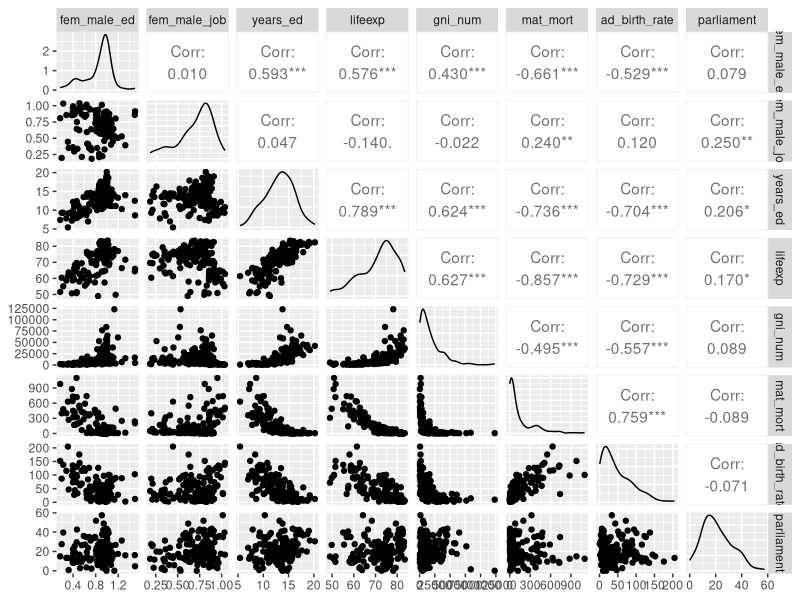
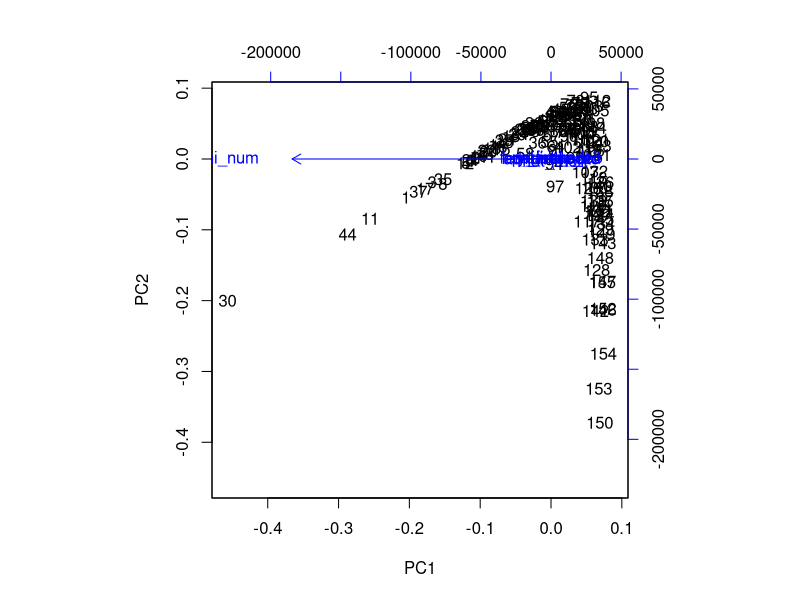
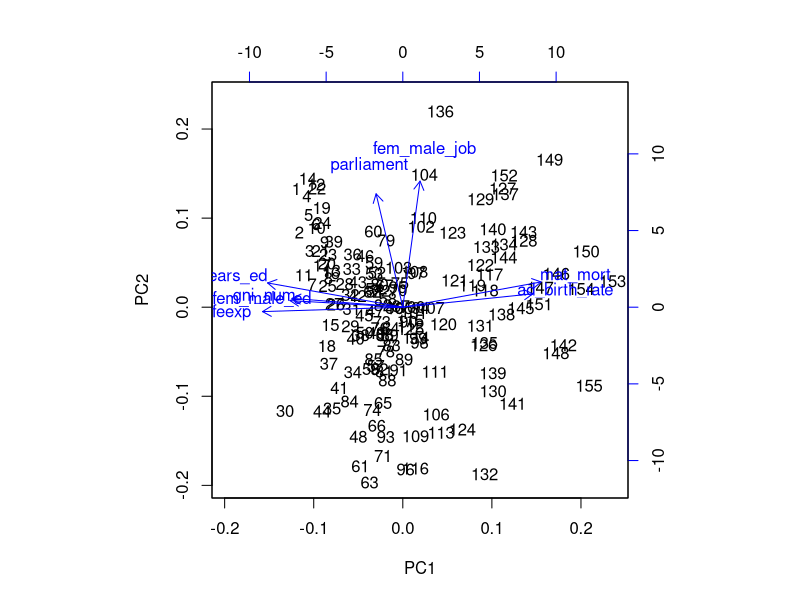
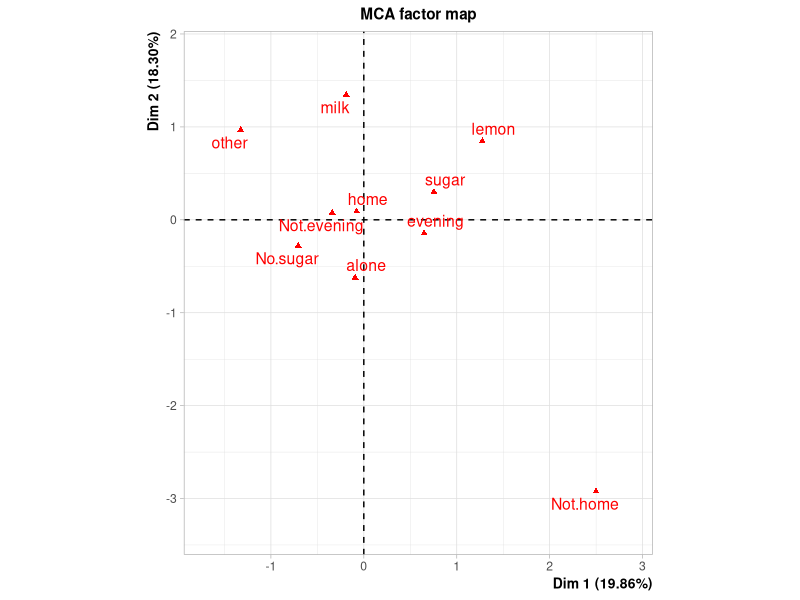
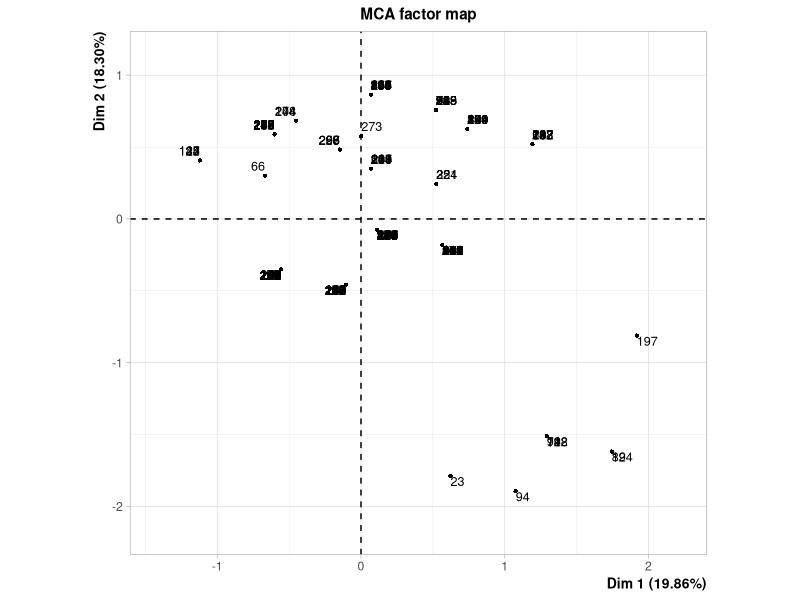
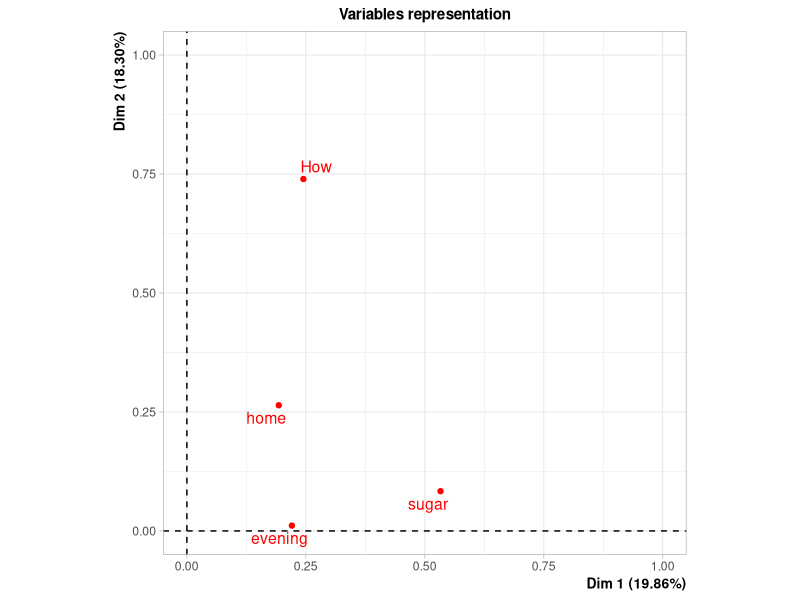
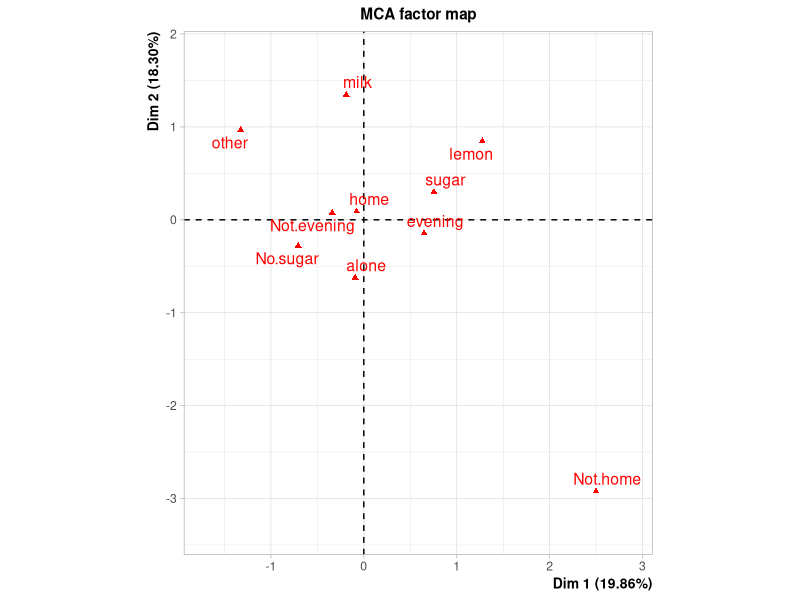

Write R code to recreate these figures, in order.
## ---- chunk 1
humanDev <- read.csv("data/human.csv")
head(humanDev, 2)
library(GGally)
humanDev_numeric <- humanDev[,-1]
head(humanDev_numeric,2)
ggpairs(humanDev_numeric)

## ---- chunk 2
pca_human <- prcomp(humanDev_numeric)

summary(pca_human) #Almost all variation can be explained by the first PC

biplot(pca_human, choices = 1:2, col=c("black","blue"))

## ---- chunk 3
#Standardize dataset
humanDev_numeric_stand <- scale(humanDev_numeric)
summary(humanDev_numeric_stand)

pca_human_stand <- prcomp(humanDev_numeric_stand)

summary(pca_human_stand) #The variation is explained much more evenly across the components than with the unstandardized dataset

biplot(pca_human_stand, choices = 1:2, col=c("black","blue"))


## ---- chunk 4
library(FactoMineR)
library(dplyr)
library(tidyr)
data(tea)

str(tea)
dim(tea)

chosen_tea <- tea[,c(3,7,14,15)]
str(chosen_tea)

mca_model <- MCA(chosen_tea)
summary(mca_model)
plot(mca_model, invisible=c("ind"))
